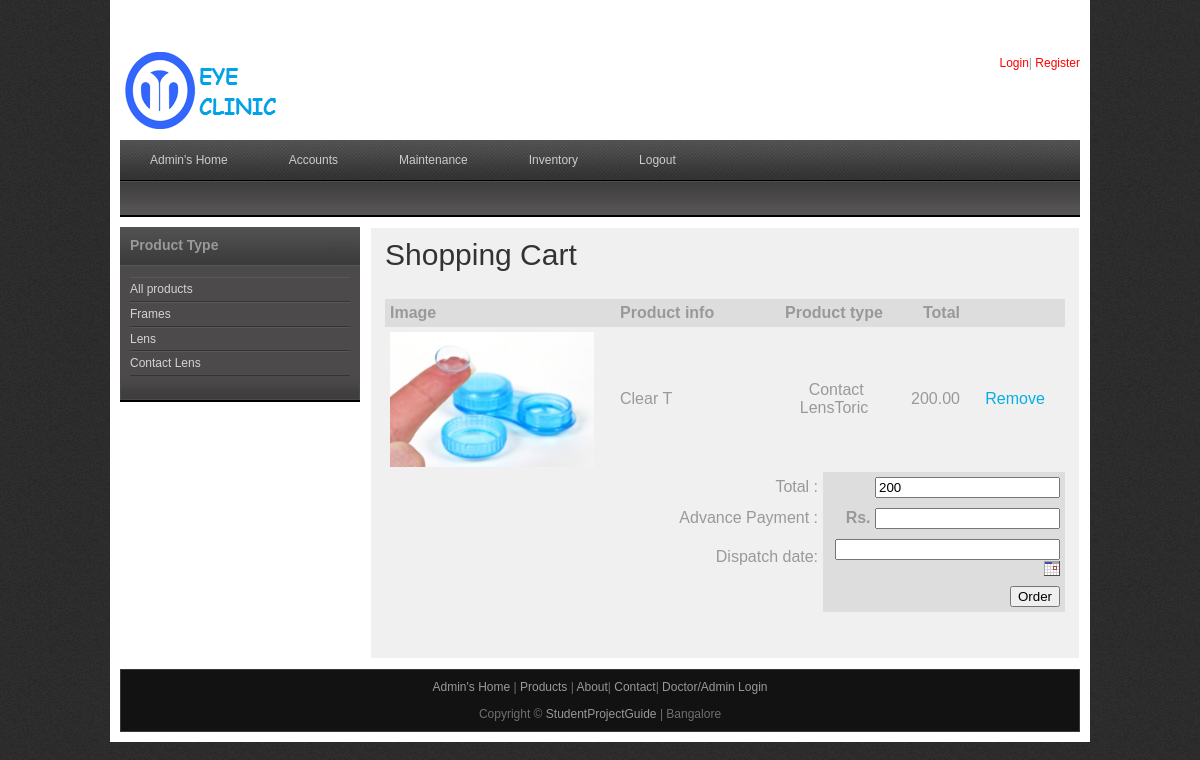
The app's page /shoppingcart.php?proid=3 (signed in), older data.
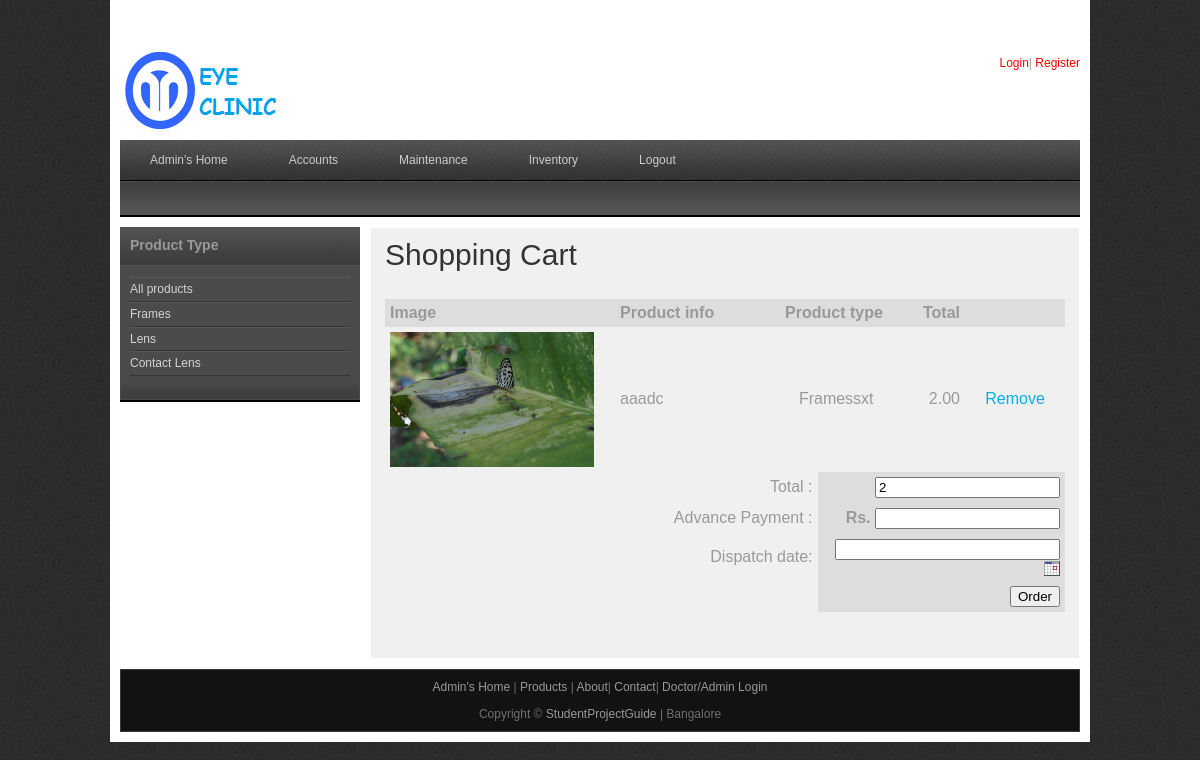
The same page, newer data.
### tables this page shows
CREATE TABLE IF NOT EXISTS `products` (
  `prod_id` int(10) NOT NULL AUTO_INCREMENT,
  `branch_id` int(10) NOT NULL,
  `name` varchar(50) NOT NULL,
  `product_type` varchar(50) NOT NULL,
  `sub_type` varchar(25) NOT NULL,
  `image` varchar(100) NOT NULL,
  `color` varchar(20) NOT NULL,
  `cost` double(10,2) NOT NULL,
  `quantity` int(10) NOT NULL,
  PRIMARY KEY (`prod_id`)
);

### shoppingcart.php (the view, shortened to what this page needs)
<?php
include("includes/header.php");
include("includes/conn.php");
?>
    <div id="templatemo_main">
   		<div id="sidebar" class="float_l">
        	<div class="sidebar_box"><span class="bottom"></span>
            	<?php
				include("sidebar.php");
				?>
            </div>
   		</div>
        <div id="content" class="float_r">
        	<h1>Shopping Cart</h1>
<form method="post" action="" name="form1" id="form1" onSubmit="return validation()" >
			<?php
           		if(isset($_POST[submit]))
			   {
			   echo "Order placed successfully..";
				}
			   else
			   {
		   ?>
           <?php
		  if(isset($_POST[button]))
{
	echo "<h3>Product ordered successfully... </h3>";
	unset($_SESSION[proid]);
}
else
{
			?>
        	<table width="680px" cellspacing="0" cellpadding="5">
                   	  	<tr bgcolor="#ddd">
                        	<th width="220" align="left">Image </th>
                        	<th width="148" align="left">Product info</th>
                       	  	<th width="66" colspan="2" align="center">Product type</th>
                        	<th width="60" align="right">Total </th>
                        	<th width="90"> </th>
                      	</tr>
<?php
$arr = $_SESSION[proid];
$resultrecs = array_unique($arr);
foreach($resultrecs as $arr)
{
		$resultrec = mysqli_query($con,"SELECT * FROM products where prod_id='$arr'");
		$arrprod = mysqli_fetch_array($resultrec);
?>
<tr>
<td>
<img src="upload/<?php   echo $arrprod[image]; ?>" width="204" height="135" /></td>
									<td><?php   echo $arrprod[name]; ?></td>
									<td colspan="2" align="center"><?php  echo $arrprod[product_type]; ?><?php  echo $arrprod[sub_type]; ?></td>
									<td align="right">
									<?php
									$costs = $costs + $arrprod[cost];
									echo $arrprod[cost];
									?> </td>
									<td align="center"> <a href="shoppingcart.php?proids=<?php   echo $arrprod[prod_id]; ?>">Remove</a> </td>
</tr>
<?php
}
?>
                        <tr>
                          <td align="left"  height="30px"  >&nbsp;</td>
                          <td  height="30px" colspan="2" align="right"  ><label for="Total"></label>
Total : </td>
                          <td colspan="3" align="right" style="background:#ddd; font-weight:bold">
                          <input type="text" name="Total" id="Total" value="<?php   echo $costs; ?>"/></td>
                        </tr>
                        <tr>
                          <td align="left"  height="30px"  >&nbsp;</td>
                          <td  height="30px" colspan="2" align="right"  >Advance Payment : </td>
                          <td colspan="3" align="right" style="background:#ddd; font-weight:bold">
                          Rs. <input type="text" name="Total2" id="Total2" />
                            </td>
                        </tr>
                        <tr>
                          <td align="left"  height="30px"  >&nbsp;</td>
                          <td  height="30px" colspan="2" align="right"  >Dispatch date: </td>
                          <td colspan="3" align="right" style="background:#ddd; font-weight:bold">
						<input type="Text" id="Total3" name="Total3" maxlength="25" size="25" />
                        <a href="javascript:NewCal('Total3','ddmmmyyyy',false,24)">
                        <img src="cal.gif" width="16" height="16" border="0" alt="Pick a date"></a>
                          </td>
                        </tr>
                        <tr>
                          <td align="left"  height="30px"  >&nbsp;</td>
                          <td  height="30px" colspan="2" align="right"  >&nbsp;</td>
                          <td colspan="3" align="right" style="background:#ddd; font-weight:bold">
                          <input type="submit" name="button" id="button" value="Order" />
                          </td>
                        </tr>
					</table>
                    <?php
}
?>
                    </form>
                    <?php
			   }
			   ?>
        </div>
    </div>
    <?php
include("includes/footer.php");
?>

Row changes from the older to the newer data that the page shows:
changed products: image: a different picture; name "Clear T" → "aaadc"; product_type "Contact Lens" → "Frames"; sub_type "Toric" → "sxt"; cost "200.00" → "2.00"
Text that changed along with them:
form field Total: "200" → "2"
